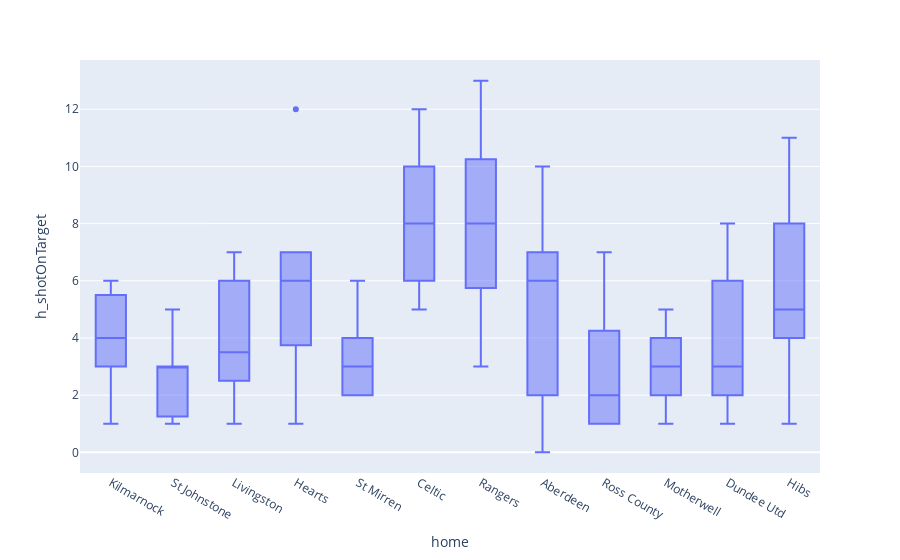

The notebook cell saved with this chart:
### Code cell
px.box(df2, x="home", y="h_shotOnTarget")

### Figure 1 — Plotly figure (JSON) as saved in the notebook; plotly's stock layout.template omitted (floating-point values rounded to 4 significant figures; data arrays with more than 128 entries replaced by an {"elided": "..."} marker saying what was removed)
{"data": [{"alignmentgroup": "True", "hovertemplate": "home=%{x}<br>h_shotOnTarget=%{y}<extra></extra>", "legendgroup": "", "marker": {"color": "#636efa"}, "name": "", "notched": false, "offsetgroup": "", "orientation": "v", "showlegend": false, "type": "box", "x": {"elided": "147 str values"}, "x0": " ", "xaxis": "x", "y": {"elided": "147 int values"}, "y0": " ", "yaxis": "y"}], "layout": {"boxmode": "group", "legend": {"tracegroupgap": 0}, "margin": {"t": 60}, "xaxis": {"anchor": "y", "domain": [0, 1], "title": {"text": "home"}}, "yaxis": {"anchor": "x", "domain": [0, 1], "title": {"text": "h_shotOnTarget"}}}}
